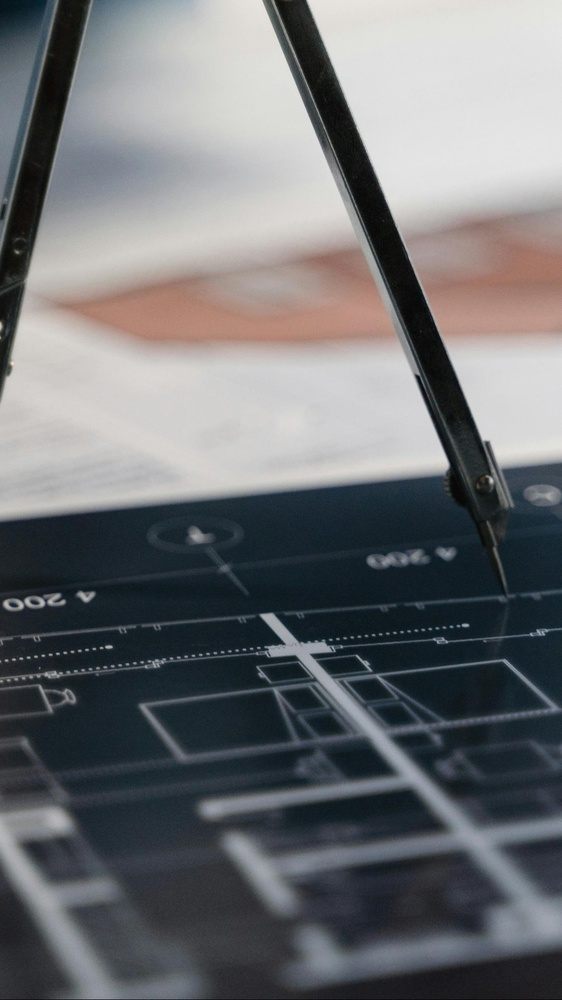
#> input picture assets/imports/pexels/map_blueprint/pexels_technical_drawing_blueprint_dark_desk_1.jpg, 562 x 1000 px, shrunk from 1080 x 1920 before the run
$ python -i perceptual_correction.py   (imports and definitions only)
#> lines starting #> are read from the running program, lines starting #| are printed output that depends on the picture
#> further down, picture is the input picture: PIL image 562x1000 RGB; mean R, G, B 111, 112.7, 115.5
from __future__ import annotations

from dataclasses import dataclass

from PIL import Image, ImageEnhance, ImageStat


@dataclass(frozen=True)
class PerceptualProfile:
    mean_luminance: float
    contrast: float
    shadow_floor: float
    histogram_spread: float


def analyze_frame(image: Image.Image) -> PerceptualProfile:
    grayscale = image.convert("L")
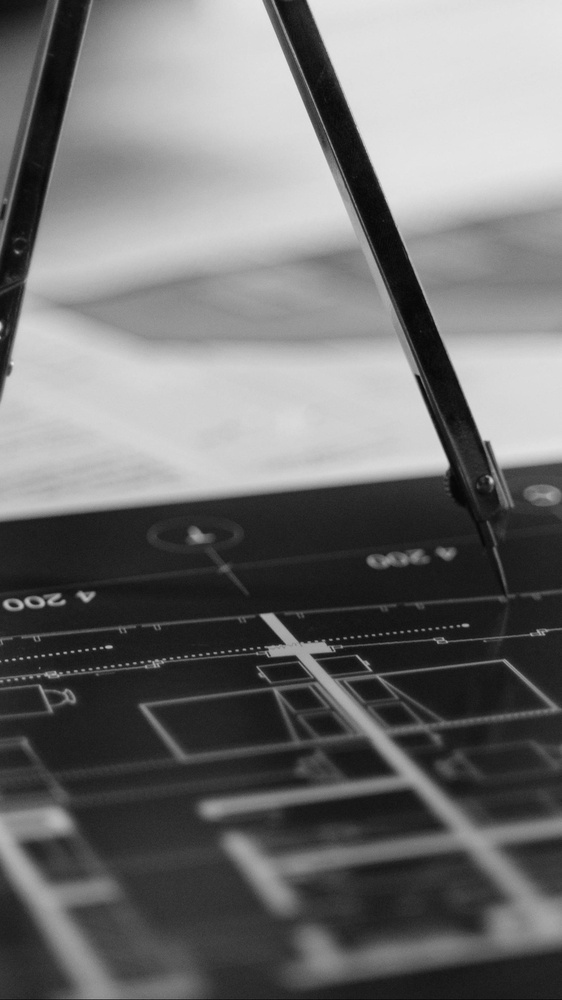
#> grayscale: PIL image 562x1000 L; min 4, max 234, mean 112.5
    stat = ImageStat.Stat(grayscale)
    histogram = grayscale.histogram()
#> histogram = 256 values, max 10193 at index 225, min 0 at index 0, mean 2195.3
    total = max(1, int(sum(histogram)))
#> total = 562000
    cumulative = 0
    p05 = 0
    p95 = 255
    low_target = total * 0.05
#> low_target = 28100
    high_target = total * 0.95
#> high_target = 533900
    for index, count in enumerate(histogram):
        cumulative += count
        if cumulative >= low_target and p05 == 0:
            p05 = index
        if cumulative >= high_target:
            p95 = index
            break
#> this loop made 225 passes
#> (count, cumulative, p05) on pass 25: (6473, 31765, 24)
#> (cumulative, p95) on pass 225: (535290, 224)
#> after the loop, cumulative = 535290; p05 = 24
    return PerceptualProfile(
        mean_luminance=float(stat.mean[0]),
        contrast=float(stat.stddev[0]),
        shadow_floor=float(p05),
        histogram_spread=float(max(0, p95 - p05)),
    )


def correct_frame(image: Image.Image) -> Image.Image:
    corrected = image.convert("RGB")
    original_profile = analyze_frame(corrected)
    profile = original_profile

    if profile.mean_luminance < 72:
        brightness_factor = _brightness_factor(profile.mean_luminance)
        corrected = ImageEnhance.Brightness(corrected).enhance(brightness_factor)
        profile = analyze_frame(corrected)

    if profile.mean_luminance < 84:
        gamma = _gamma_for_luminance(profile.mean_luminance)
        corrected = _gamma_correct(corrected, gamma=gamma)
        profile = analyze_frame(corrected)

    if profile.contrast < 52:
        contrast_factor = min(1.18, 1.0 + ((52 - profile.contrast) / 52.0) * 0.18)
        corrected = ImageEnhance.Contrast(corrected).enhance(contrast_factor)
        profile = analyze_frame(corrected)

    if profile.shadow_floor < 26:
        corrected = _lift_shadows(
            corrected,
            lift=min(34.0, 12.0 + ((26 - profile.shadow_floor) * 0.85) + max(0.0, 34.0 - profile.mean_luminance) * 0.55),
        )
        profile = analyze_frame(corrected)

    if original_profile.mean_luminance < 30 and profile.mean_luminance < 46:
        corrected = _normalize_dark_frame(corrected, target_mean=48.0)

    return corrected


# [21 lines left out: functions balance_sequence, _gamma_correct, not called in this run]


def _lift_shadows(image: Image.Image, *, lift: float) -> Image.Image:
#> called with lift = 13.7
    shadow_limit = 96.0
    lut = []
    for index in range(256):
        if index >= shadow_limit:
            lut.append(index)
            continue
        ratio = 1.0 - (index / shadow_limit)
        boosted = int(index + (lift * ratio * 0.8))
        lut.append(max(0, min(255, boosted)))
    return image.point(lut * 3)


# [28 lines left out: functions _brightness_factor, _gamma_for_luminance, _normalize_dark_frame, not called in this run]

>>> from PIL import Image
>>> picture = Image.open('../../../../assets/imports/pexels/map_blueprint/pexels_technical_drawing_blueprint_dark_desk_1.jpg')
>>> result = correct_frame(picture)
#> the loop in analyze_frame (call 2), `for index, count in enumerate(histogram):` made 225 passes
#> (count, cumulative, p05) on pass 33: (7418, 33513, 32)

$ run again, on assets/imports/pexels/map_blueprint/pexels_technical_drawing_blueprint_dark_desk_2.jpg
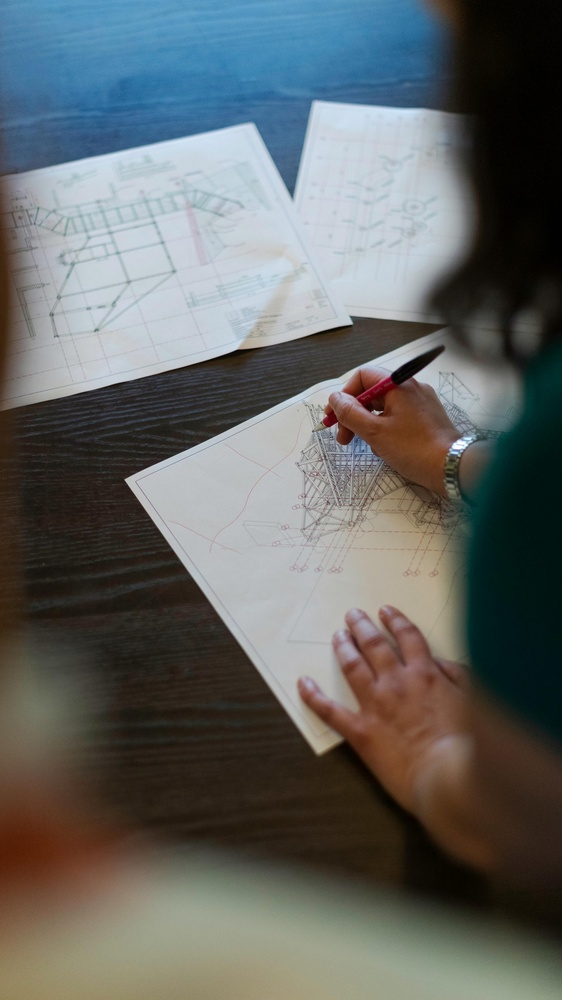
#> input picture assets/imports/pexels/map_blueprint/pexels_technical_drawing_blueprint_dark_desk_2.jpg, 562 x 1000 px, shrunk from 1080 x 1920 before the run
#> picture is the input picture: PIL image 562x1000 RGB; mean R, G, B 98.7, 102.1, 100.7
#> in analyze_frame, `grayscale = image.convert("L")`:
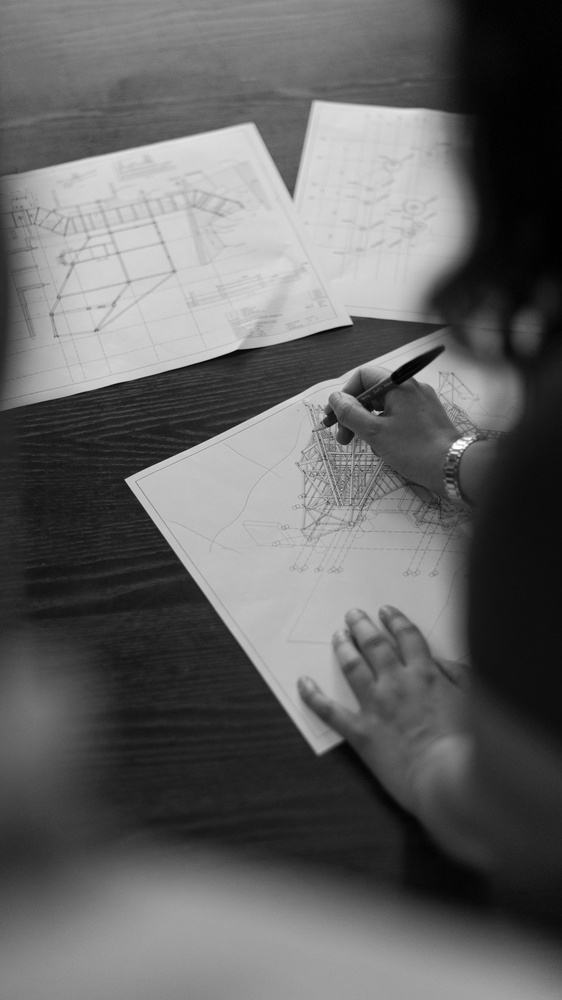
#> grayscale: PIL image 562x1000 L; min 0, max 255, mean 100.9
#> histogram = 256 values, max 8561 at index 35, min 0 at index 227, mean 2195.3
#> total = 562000
#> low_target = 28100
#> high_target = 533900
#> the loop in analyze_frame, `for index, count in enumerate(histogram):` made 208 passes
#> (count, cumulative, p05) on pass 13: (3181, 30962, 12)
#> after the loop in analyze_frame, `for index, count in enumerate(histogram):`: cumulative = 535067; p05 = 12
#> the loop in analyze_frame (call 2), `for index, count in enumerate(histogram):` made 208 passes
#> (count, cumulative, p05) on pass 29: (1713, 29178, 28)

$ run again, on assets/imports/pexels/map_blueprint/pexels_technical_drawing_blueprint_dark_desk_3.jpg
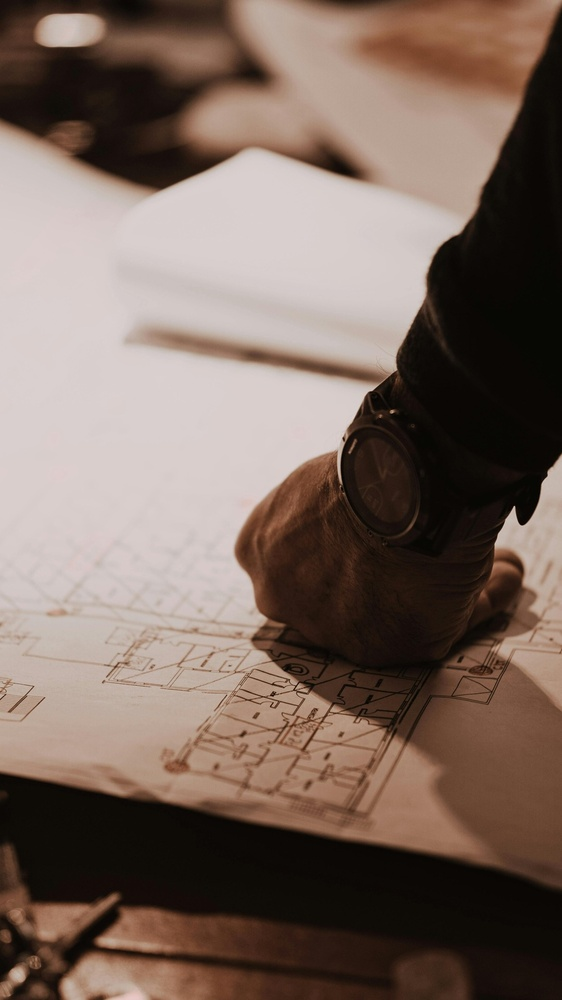
#> input picture assets/imports/pexels/map_blueprint/pexels_technical_drawing_blueprint_dark_desk_3.jpg, 562 x 1000 px, shrunk from 1080 x 1920 before the run
#> picture is the input picture: PIL image 562x1000 RGB; mean R, G, B 122.8, 104.6, 95
#> in analyze_frame, `grayscale = image.convert("L")`:
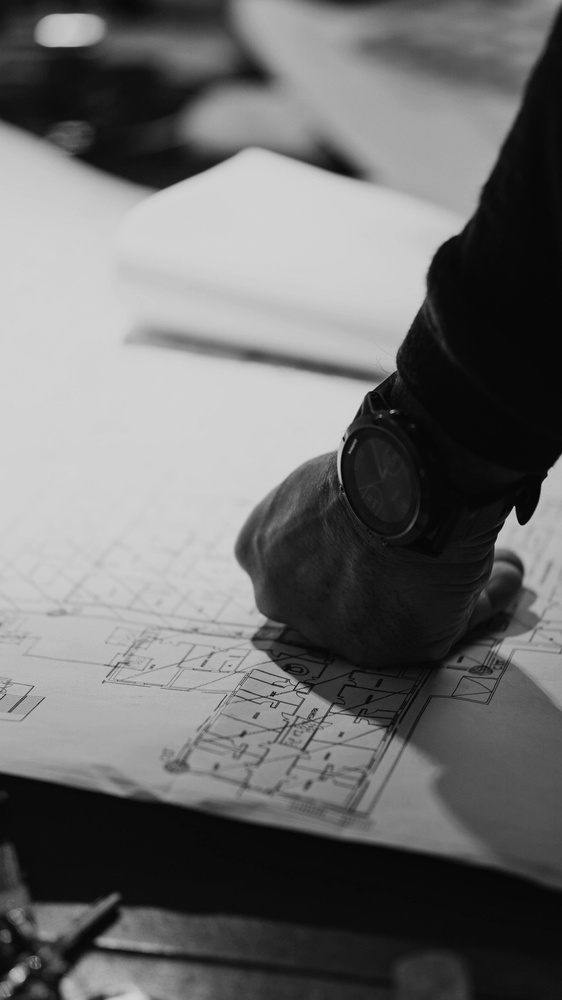
#> grayscale: PIL image 562x1000 L; min 2, max 214, mean 109
#> histogram = 256 values, max 30171 at index 209, min 0 at index 0, mean 2195.3
#> total = 562000
#> low_target = 28100
#> high_target = 533900
#> the loop in analyze_frame, `for index, count in enumerate(histogram):` made 211 passes
#> (count, cumulative, p05) on pass 9: (20376, 30318, 8)
#> after the loop in analyze_frame, `for index, count in enumerate(histogram):`: cumulative = 556423; p05 = 8
#> the loop in analyze_frame (call 2), `for index, count in enumerate(histogram):` made 211 passes
#> (count, cumulative, p05) on pass 29: (21786, 31777, 28)
